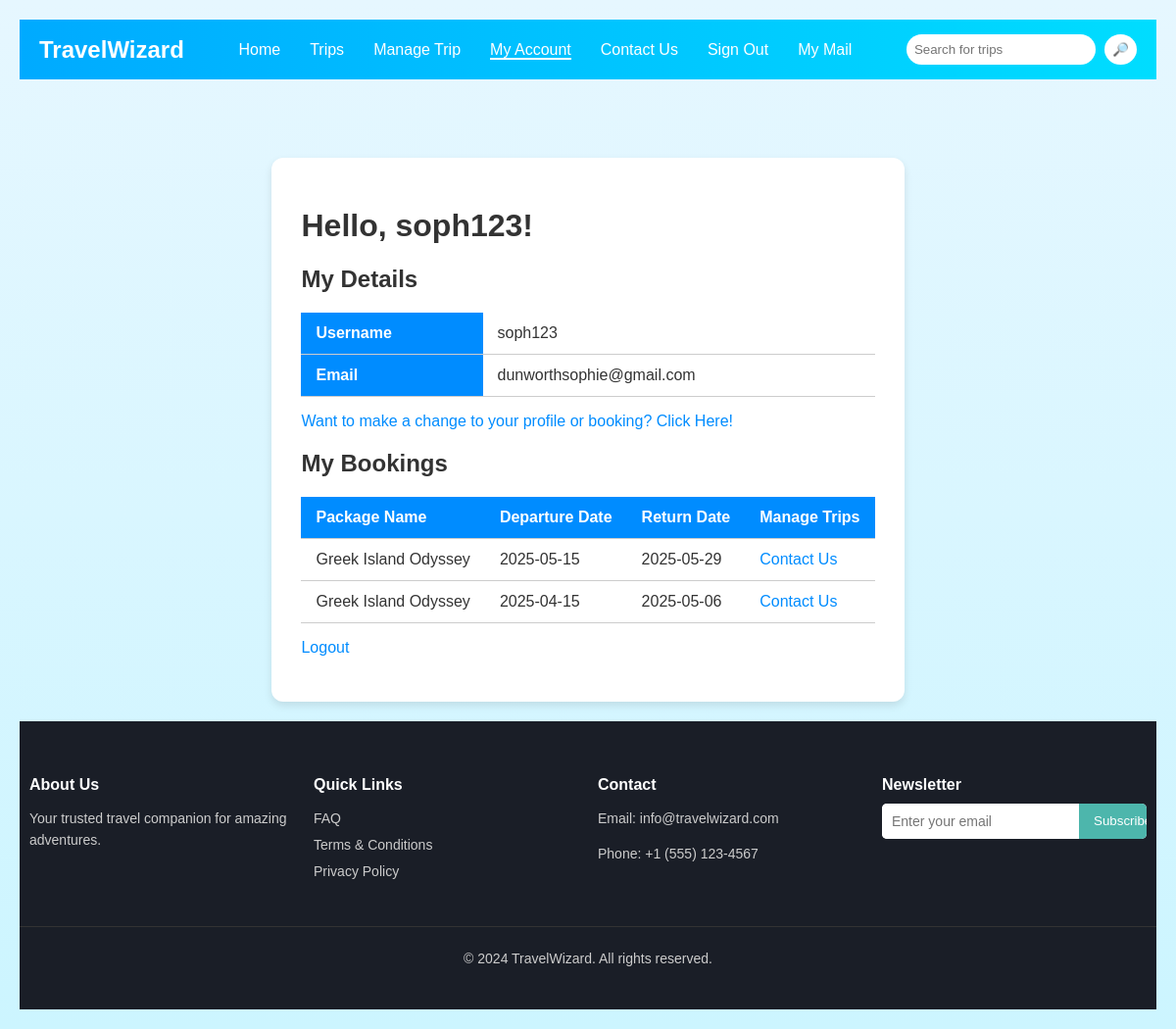
Screenshot of /AfterLogin/myAccount.php (signed in) with the database file from the repository.
### tables this page shows
CREATE TABLE IF NOT EXISTS `users` (
  `userID` int NOT NULL AUTO_INCREMENT,
  `username` varchar(255) NOT NULL,
  `email` varchar(255) NOT NULL,
  `password` varchar(255) NOT NULL,
  `created_at` datetime DEFAULT CURRENT_TIMESTAMP,
  `user_type` enum('customer','admin') NOT NULL DEFAULT 'customer',
  PRIMARY KEY (`userID`),
  UNIQUE KEY `email` (`email`)
);

CREATE TABLE IF NOT EXISTS `packages` (
  `packageID` int NOT NULL AUTO_INCREMENT,
  `packageName` varchar(255) NOT NULL,
  `airline` varchar(255) DEFAULT NULL,
  `price` float NOT NULL,
  `departureFlight` varchar(255) DEFAULT NULL,
  `returnFlight` varchar(255) DEFAULT NULL,
  `bookingDate` varchar(255) DEFAULT NULL,
  `destinations` varchar(255) DEFAULT NULL,
  `packageType` varchar(100) DEFAULT NULL,
  `hotels` varchar(500) DEFAULT NULL,
  PRIMARY KEY (`packageID`)
);

CREATE TABLE IF NOT EXISTS `bookings` (
  `bookingID` int NOT NULL AUTO_INCREMENT,
  `user_id` int NOT NULL,
  `package_id` int NOT NULL,
  `dateBooked` timestamp NULL DEFAULT CURRENT_TIMESTAMP,
  `status` enum('pending','completed') DEFAULT 'pending',
  `departureFlight` varchar(255) DEFAULT NULL,
  `returnFlight` varchar(255) DEFAULT NULL,
  PRIMARY KEY (`bookingID`),
  KEY `user_id` (`user_id`),
  KEY `package_id` (`package_id`),
  CONSTRAINT `bookings_ibfk_1` FOREIGN KEY (`user_id`) REFERENCES `customers` (`userID`) ON DELETE CASCADE,
  CONSTRAINT `bookings_ibfk_2` FOREIGN KEY (`package_id`) REFERENCES `packages` (`packageID`) ON DELETE CASCADE
);

### AfterLogin/myAccount.php (the view, shortened to what this page needs)
<?php
require 'db.php';
$user_id = $_SESSION['userid'];
try {
    $user_query = "SELECT username, email FROM users WHERE userID = :user_id";
    $stmt = $pdo->prepare($user_query);
    $stmt->bindParam(':user_id', $user_id, PDO::PARAM_INT);
    $stmt->execute();
    $user_result = $stmt->fetch(PDO::FETCH_ASSOC);
    if ($user_result) {
        $username = htmlspecialchars($user_result['username']);
        $email = htmlspecialchars($user_result['email']);
    } else {
        die("User not found.");
    }
} catch (PDOException $e) {
    die("Error: " . $e->getMessage());
}
try {
    $booking_query = "SELECT * FROM bookings WHERE user_id = :user_id";
    $stmt = $pdo->prepare($booking_query);
    $stmt->bindParam(':user_id', $user_id, PDO::PARAM_INT);
    $stmt->execute();
    $booking_result = $stmt->fetchAll(PDO::FETCH_ASSOC);
} catch (PDOException $e) {
    die("Error: " . $e->getMessage());
}
?>
<!DOCTYPE html>
<html lang="en">
<head>
    <link rel="stylesheet" href="css/Login.css">
    <?php include 'templates/header.php'; ?>
</head>
<body>
<div class="account-container">
    <h1>Hello, <?php echo $username; ?>!</h1>
    <h2>My Details</h2>
    <table>
        <tr>
            <th>Username</th>
            <td><?php echo $username; ?></td>
        </tr>
        <tr>
            <th>Email</th>
            <td><?php echo $email; ?></td>
        </tr>
    </table>
    <p><a href="contactus.php">Want to make a change to your profile or booking? Click Here!</a></p>
    <h2>My Bookings</h2>
    <table>
        <thead>
            <tr>
                <th>Package Name</th>
                <th>Departure Date</th>
                <th>Return Date</th>
                <th>Manage Trips</th>
            </tr>
        </thead>
        <tbody>
            <?php foreach ($booking_result as $booking): ?>
                <tr>
                    <td><?php echo htmlspecialchars($row['packageName']); ?></td>
                    <td><?php echo htmlspecialchars($booking['departureFlight']); ?></td>
                    <td><?php echo htmlspecialchars($booking['returnFlight']); ?></td>
                    <td><a href="contactus.php">Contact Us</a></td>
                </tr>
            <?php endforeach; ?>
        </tbody>
    </table>
    <p><a href="logout.php">Logout</a></p>
</div>
<?php include 'templates/footer.php'; ?>
</body>
</html>

### AfterLogin/css/Login.css (style rules this page uses)
body { font-family: 'Helvetica', sans-serif; margin: 0; padding: 0; background: linear-gradient(to bottom, #e6f7ff, #ccf5ff); color: #333; }
body { font-family: Arial, sans-serif; margin: 20px; min-height: 100vh; display: flex; flex-direction: column; }
.account-container { flex: 1; max-width: 800px; margin: 80px auto 20px; background: #fff; padding: 30px; border-radius: 12px; box-shadow: 0 4px 8px rgba(0,0,0,0.1); }
table { width: 100%; border-collapse: collapse; margin-top: 15px; }
th, td { padding: 12px 15px; text-align: left; border-bottom: 1px solid #ccc; }
th { background-color: #008cff; color: white; }
a { color: #008cff; text-decoration: none; }

### rows the page displays
users: username "soph123", email "dunworthsophie@gmail.com"
bookings: departureFlight "2025-05-15", returnFlight "2025-05-29"
packages: packageName "Greek Island Odyssey"
bookings: departureFlight "2025-04-15", returnFlight "2025-05-06"
